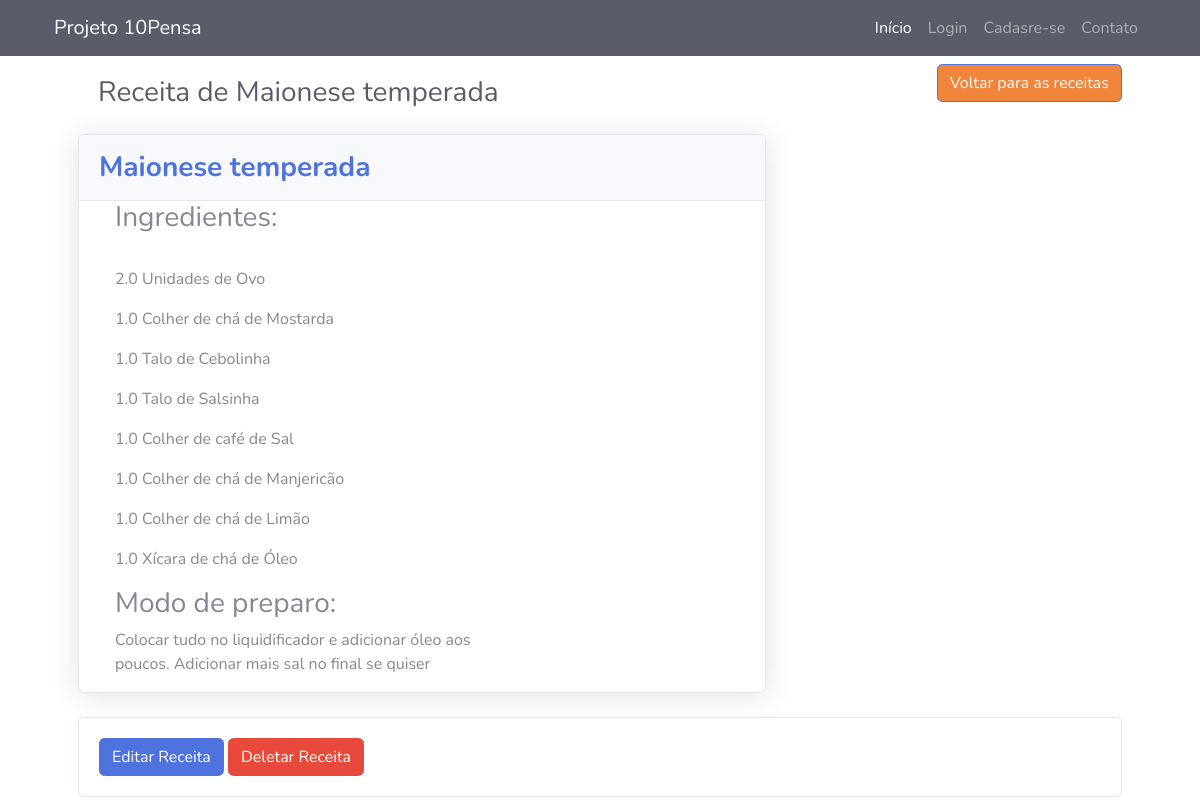
Screenshot of /accounts/perfil/receita/8/ with the database file from the repository.
### accounts/models.py (models this page shows, shortened)
class Receita(models.Model):
    id = models.AutoField(primary_key=True)
    nome = models.CharField(max_length=250)
    descricao = models.TextField(verbose_name="Modo de Preparo")
    is_active = models.BooleanField(default=True)
    usuario = models.ForeignKey(
        User, null=True, blank=True, on_delete=models.CASCADE)
    objects = models.Manager()
    def get_absolute_url_update(self):
        return reverse('receita_edit',args=[self.pk])

class Ingrediente(models.Model):
    id = models.AutoField(primary_key=True)
    nome = models.CharField(max_length=250)
    quantidade = models.FloatField()
    is_active = models.BooleanField(default=True)
    receita = models.ForeignKey(
        Receita, null=True, blank=True, on_delete=models.CASCADE)
    tipo = models.CharField(max_length=30)

### accounts/views.py (the view)
# urls.py: path('perfil/receita/<int:pk>/', views.ReceitaDetailView.as_view(), name='receita_detail'),
class ReceitaDetailView(DetailView):
    model = Receita
    template_name = 'accounts/receita_detail.html'

### accounts/templates/accounts/receita_detail.html (shortened to what this page needs)
{% extends 'base.html' %}
{% load static %}
{% block content %}
<div class="container-fluid">
    <div class="d-sm-flex align-items-center justify-content-between mb-4">
        <h1 class="h3 mb-0 text-gray-800" style="margin: 20px;">Receita de {{ object.nome }}</h1>
        <p class="card-text"><a href="{% url 'receitas' %}">
            <button class="btn btn-primary" style="background-color: rgb(241, 133, 60);"> Voltar para as receitas</button></a></p>
    </div>
    <main>
        <div class="row">
            <div class="col-xl-8 col-lg-7">
                <div class="card shadow mb-4">
                    <div
                        class="card-header py-3 d-flex flex-row align-items-center justify-content-between">
                        <h3 class="m-0 font-weight-bold text-primary">{{object.nome}}</h3>
                    </div>
                <div class="container">
                    <div class="col-xl-8 col-lg-7">
                        <h3>Ingredientes:</h3><br>
                        {% for ingrediente in object.ingrediente_set.all %}
                        <p>{{ ingrediente.quantidade }} {{ ingrediente.tipo }} de {{ ingrediente.nome }}</p>
                        {% endfor %}
                        <h3>Modo de preparo: </h3>
                        <p>{{ object.descricao }} </p>
                    </div>
                </div>
            </div>
        </div>
    </main>
    <div class="card" >
        <div class="card-body">
            <a href="{{ object.get_absolute_url_update }}" class="btn btn-primary">Editar Receita </a>
            <a href="{% url 'receita_delete' object.pk %}" class="btn btn-danger"> Deletar Receita </a>
          </div>
    </div>
</div>
{% endblock content %}

### templates/base.html (shortened to what this page needs)
{% load static %}
<!DOCTYPE html>
<html lang="pt-br">
<head>
    <link href={% static 'vendor/fontawesome-free/css/all.min.css' %} rel="stylesheet" type="text/css">
    <link href={% static 'vendor/bootstrap/css/bootstrap.min.css' %} rel="stylesheet">
    <link href={% static 'css/sb-admin-2.min.css' %} rel="stylesheet">
</head>
<body>
    <nav class="navbar navbar-expand-lg navbar-dark bg-dark static-top">
        <div class="container">
        <a class="navbar-brand" href="/">Projeto 10Pensa</a>
        <div class="collapse navbar-collapse" id="navbarResponsive">
            <ul class="navbar-nav ml-auto">
            <li class="nav-item active">
                <a class="nav-link" href="/">Início
                </a>
            </li>
            {% if user.is_authenticated %}
            <li class="nav-item">
                <a class="nav-link" style="color: salmon;" href="{% url 'despensa' %}">Despensa de {{user.first_name}}</a>
            </li>
            <li class="nav-item">
                <a class="nav-link" style="color: salmon;" href="{% url 'receitas' %}">Receitas</a>
            </li>
            <li class="nav-item">
                <a class="nav-link" href="{% url 'perfil' %}">Seu perfil</a>
            </li>
            <li class="nav-item">
                <a class="nav-link" href="{% url 'logout' %}">Logout</a>
            </li>
            {% else %}
            <li class="nav-item">
                <a class="nav-link" href="{% url 'login' %}">Login</a>
            </li>
            <li class="nav-item">
                <a class="nav-link" href="{% url 'signup' %}">Cadasre-se</a>
            </li>
            {% endif %}
            <li class="nav-item">
                <a class="nav-link" href="#">Contato</a>
            </li>
            </ul>
        </div>
        </div>
    </nav>
    <div class="container">
        {% block content %} {% endblock content %}
    </div>
</body>
</html>

### rows the page displays
Receita: nome "Maionese temperada", descricao "Colocar tudo no liquidificador e adicionar óleo aos poucos. Adicionar mais sal no final se quiser"
Ingrediente: quantidade "2.0", tipo "Unidades", nome "Ovo"
Ingrediente: quantidade "1.0", tipo "Colher de chá", nome "Mostarda"
Ingrediente: quantidade "1.0", tipo "Talo", nome "Cebolinha"
Ingrediente: quantidade "1.0", tipo "Talo", nome "Salsinha"
Ingrediente: quantidade "1.0", tipo "Colher de café", nome "Sal"
Ingrediente: quantidade "1.0", tipo "Colher de chá", nome "Manjericão"
Ingrediente: quantidade "1.0", tipo "Colher de chá", nome "Limão"
Ingrediente: quantidade "1.0", tipo "Xícara de chá", nome "Óleo"
